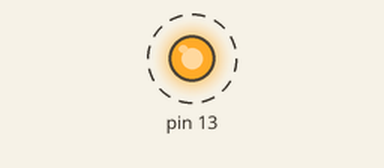
Recording of a sketch running on a simulated Arduino Uno, built with avr-gcc and run on an emulated ATmega328P. Parts: output pins drawn as LEDs (lit = HIGH). Dashed ring = blinking.

Above: at 0.5 s.
Timing chart, 0 to 4.6 s (numbered marks = the images above):
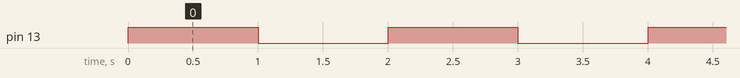

Measured:
- by itself, pin 13: alternates HIGH for 1.0 s and LOW for 1.0 s

The sketch:

blink_without_delay.ino
```cpp
void setup()
{
  pinMode(13,OUTPUT);
}
byte output = HIGH;
void loop()
{
   unsigned long prMillis = millis();  //get elapsed time since you have uploaded sketch
   while(millis() - prMillis < 1000)     //1 sec has not yet elapsed
   {
       digitalWrite(13, output);         //L remains ON for 1-sec
   }
   output = !output;                      //now output = LOW
}
```
